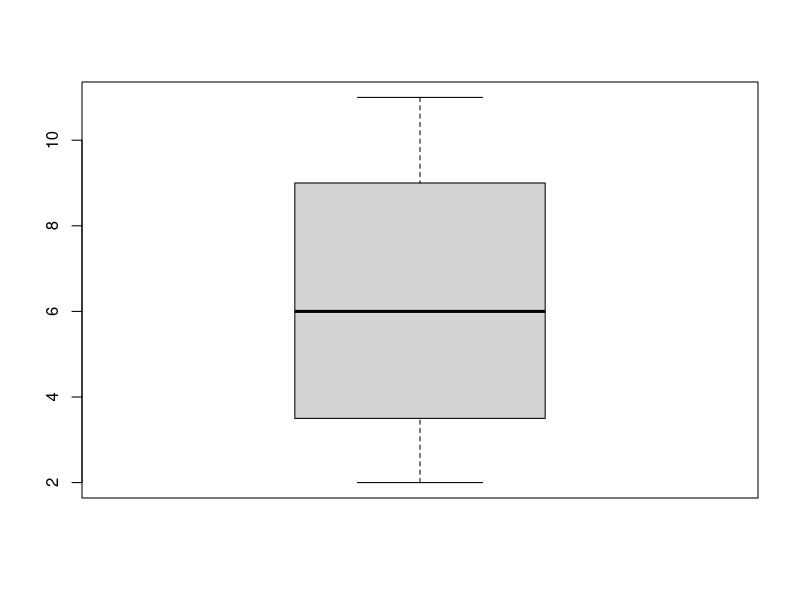
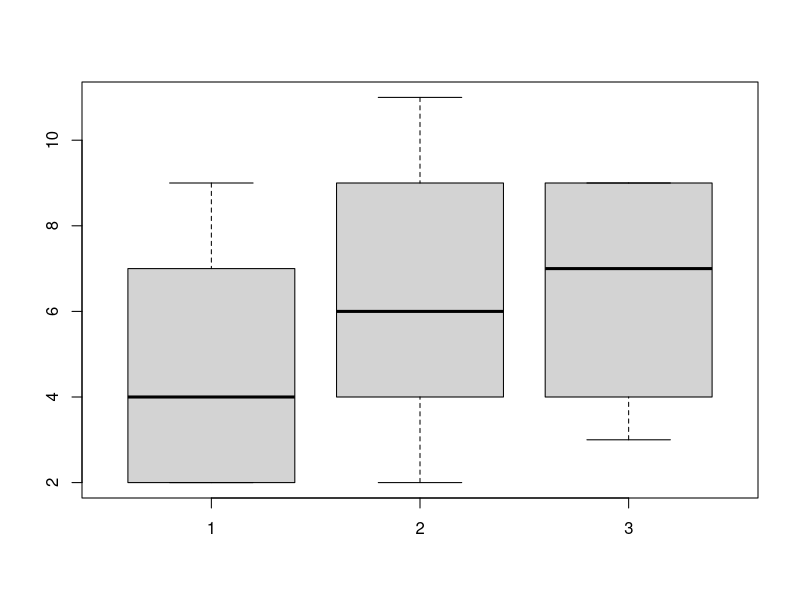

Recreate these plots in R, in order.
## ----echo = F------------------------------------------------------------
x <- c(2, 4, 2, 7, 9, 11, 9, 4, 2, 6, 7, 9, 9, 4, 3)

## ------------------------------------------------------------------------
x

## ----echo = F------------------------------------------------------------
logicVec <- c(TRUE, FALSE, TRUE)

## ------------------------------------------------------------------------
logicVec

## ----echo = F------------------------------------------------------------
X <- matrix(x, nrow = 5, ncol = 3)

## ------------------------------------------------------------------------
X

## ----eval=FALSE,background="lightgrey"-----------------------------------
## class()     # Determines the class of an object.  Can also be
##             # used to assign a class to an object.
## is.cname()  # Returns TRUE if an object belongs to the class
##             # "cname" (e.g. is.numeric(), is.data.frame(), etc.)
##             # and FALSE otherwise.

## ------------------------------------------------------------------------
class(x)
class(logicVec)
class(X)

## ----out.width="3.2in"---------------------------------------------------
boxplot(x)               # x is a vector.
boxplot(X)               # X is a matrix with 3 columns.

## ------------------------------------------------------------------------
boxplot

## ----eval=FALSE, background="lightgrey"----------------------------------
## methods()      # Determine the S3 methods that are associated
##                # with a given generic function
## showMethods()  # Determine the S4 methods that are associated
##                # with a given generic function

## ------------------------------------------------------------------------
methods(boxplot)

## ----eval=FALSE----------------------------------------------------------
## boxplot(x)

## ----eval=FALSE----------------------------------------------------------
## boxplot.default(x)

## ----eval=FALSE----------------------------------------------------------
## boxplot(X)

## ----eval=FALSE----------------------------------------------------------
## boxplot.matrix(X)

## ------------------------------------------------------------------------
boxplot.matrix;

## ----eval=FALSE, background="lightgrey"----------------------------------
## system.time()     # Returns the computation time required to
##                   # execute a chunk of R code (in seconds)

## ------------------------------------------------------------------------
x <- runif(100000)
y <- runif(100000)
z <- NULL
system.time(
    for(i in 1:100000) {
       z[i] <- x[i] + y[i]
    }
)

## ------------------------------------------------------------------------
x <- runif(100000)
system.time(
    for(i in 1:100000) {
      y <- sqrt(2)    # This can be moved outside the loop
      x[i] <- x[i] + y
    }
)

## ------------------------------------------------------------------------
system.time({
    y <- sqrt(2)           # This was pulled from the loop
    for(i in 1:100000) {
        x[i] <- x[i] + y
    }
})

## ------------------------------------------------------------------------
x <- runif(100000)
y <- runif(100000)
z <- NULL                 # do not preallocate the elements of z
system.time(
    for (i in 1:100000) {
        z <- c(z, x[i] + y[i])  # R has to recreate z entirely 
                                # each iteration
    }
)

## ------------------------------------------------------------------------
z <- NULL                   # do not preallocate the elements of z
system.time(
    for (i in 1:100000) {
        z[i] <- x[i] + y[i] # R has to redimension z (change  
    }                       # its length) each iteration
)

## ------------------------------------------------------------------------
z <- rep(NA, 100000)      # Now preallocate 100,000 elements of z,
                          # assigning each the value NA
system.time(
    for (i in 1:100000) {
        z[i] <- x[i] + y[i] # R only has to assign to a single  
    }                       # element of z, with no redimensioning
)

## ------------------------------------------------------------------------
x <- runif(100000)
y <- runif(100000)
z <- rep(NA, 100000)

## ------------------------------------------------------------------------
system.time( 
    for(i in 1:length(x)) {
        z[i] <- x[i] + y[i]
    }
)

## ------------------------------------------------------------------------
system.time( 
    z <- x + y
) 

## ------------------------------------------------------------------------
"+"(2, 3)

## ----eval=FALSE, background="lightgrey"----------------------------------
## cmpfun() # Translate (compile) a function from R code to bytecode

## ------------------------------------------------------------------------
x <- runif(100000)
y <- runif(100000)
z <- rep(NA, 100000)
library(compiler)     # The 'compiler' package comes built-in with R
f <- function() {
    for(i in 1:length(x)) {
        z[i] <<- x[i] + y[i]   # Note the use of '<<-'
    }
}

## ------------------------------------------------------------------------
cf <- cmpfun(f)

## ------------------------------------------------------------------------
system.time(cf())

